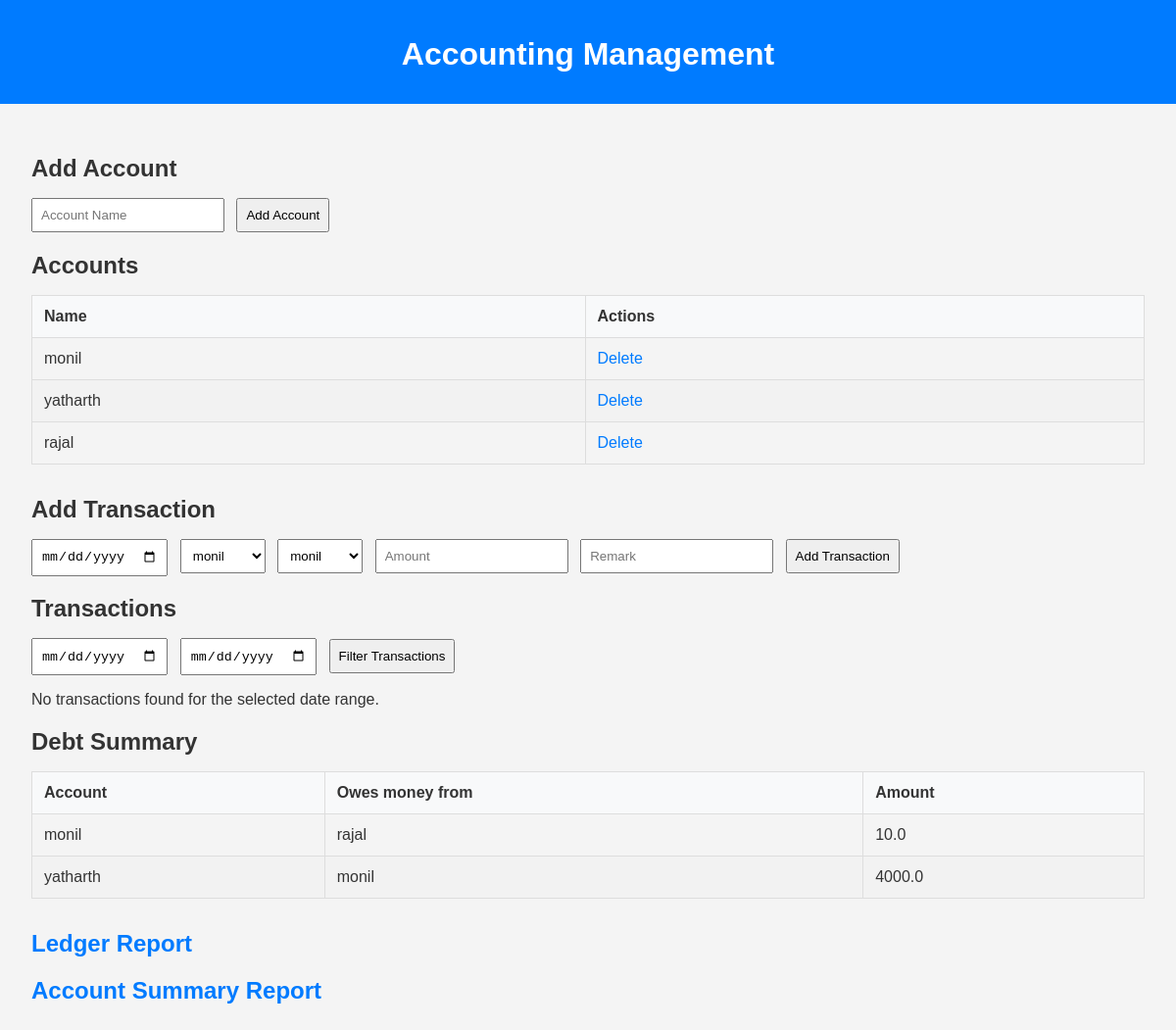
Before: / with the older database file.
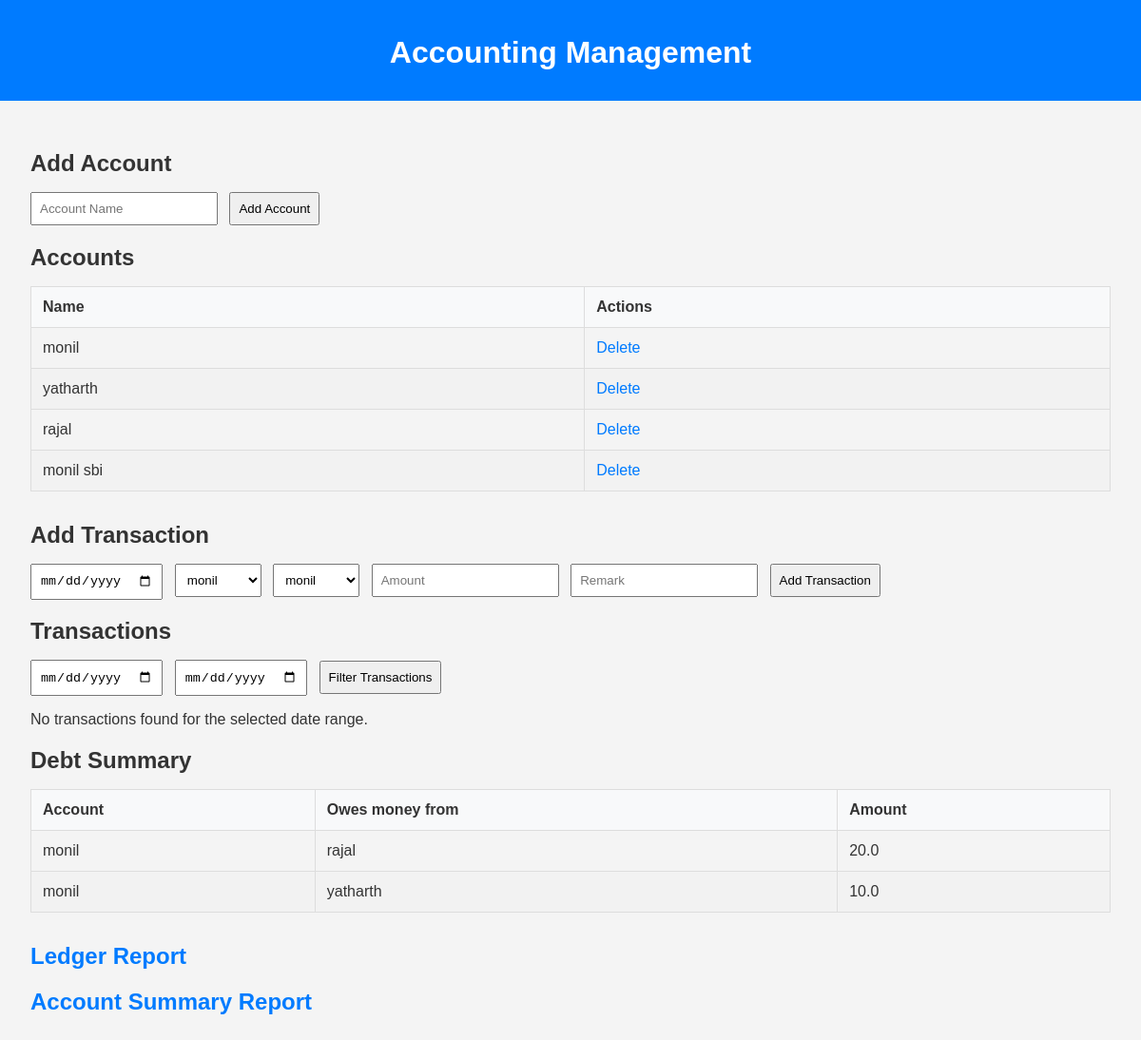
After: the same page with the newer database file.
### tables this page shows
CREATE TABLE accounts (
                    id INTEGER PRIMARY KEY AUTOINCREMENT,
                    name TEXT NOT NULL);

### app.py (the view, shortened to what this page needs)
@app.route('/', methods=['GET', 'POST'])
def index():
    conn = sqlite3.connect('accounting.db')
    c = conn.cursor()
    c.execute("SELECT * FROM accounts")
    accounts = c.fetchall()
    transactions = []
    start_date = None
    end_date = None
    c.execute('''SELECT a1.name AS from_account,
                        a2.name AS to_account,
                        SUM(CASE WHEN t.from_account = a1.id THEN t.amount ELSE -t.amount END) AS balance
                 FROM accounts a1
                 JOIN accounts a2 ON a1.id != a2.id
                 LEFT JOIN transactions t ON (t.from_account = a1.id AND t.to_account = a2.id)
                                         OR (t.from_account = a2.id AND t.to_account = a1.id)
                 GROUP BY a1.name, a2.name
                 HAVING balance > 0''')
    debt_summary = c.fetchall()
    conn.close()
    return render_template(
        'index3.html',
        accounts=accounts,
        transactions=transactions,
        debt_summary=debt_summary,
        get_account_name=get_account_name,
        start_date=start_date,  # Pass start_date and end_date to preserve them
        end_date=end_date
    )

### templates/index3.html (shortened to what this page needs)
<!DOCTYPE html>
<html lang="en">
<head>
    <link rel="stylesheet" href="/static/style4.css">
</head>
<body>
    <header>
        <h1>Accounting Management</h1>
    </header>
    <main>
        <section>
            <h2>Add Account</h2>
            <form action="/add_account" method="POST">
                <input type="text" name="account_name" placeholder="Account Name" required>
                <button type="submit">Add Account</button>
            </form>
        </section>
        <section>
            <h2>Accounts</h2>
            <table>
                <thead>
                    <tr>
                        <th>Name</th>
                        <th>Actions</th>
                    </tr>
                </thead>
                <tbody>
                    {% for account in accounts %}
                    <tr>
                        <td>{{ account[1] }}</td>
                        <td><a href="/delete_account/{{ account[0] }}">Delete</a></td>
                    </tr>
                    {% endfor %}
                </tbody>
            </table>
        </section>
        <section>
            <h2>Add Transaction</h2>
            <form action="/add_transaction" method="POST">
                <input type="date" name="date" required>
                <select name="from_account" required>
                    {% for account in accounts %}
                    <option value="{{ account[0] }}">{{ account[1] }}</option>
                    {% endfor %}
                </select>
                <select name="to_account" required>
                    {% for account in accounts %}
                    <option value="{{ account[0] }}">{{ account[1] }}</option>
                    {% endfor %}
                </select>
                <input type="number" name="amount" placeholder="Amount" required>
                <input type="text" name="remark" placeholder="Remark">
                <button type="submit">Add Transaction</button>
            </form>
        </section>
        <section>
            <h2>Transactions</h2>
            <form action="/" method="POST">
                <input type="date" name="start_date" value="{{ start_date }}" required>
                <input type="date" name="end_date" value="{{ end_date }}" required>
                <button type="submit">Filter Transactions</button>
            </form>
            {% if transactions %}
            <form action="/delete_transaction" method="POST">
                <table>
                    <thead>
                        <tr>
                            <th>Select</th>
                            <th>Date</th>
                            <th>From Account</th>
                            <th>To Account</th>
                            <th>Amount</th>
                            <th>Remark</th>
                        </tr>
                    </thead>
                    <tbody>
                        {% for transaction in transactions %}
                        <tr>
                            <td><input type="checkbox" name="transaction_ids" value="{{ transaction[0] }}"></td>
                            <td>{{ transaction[1] }}</td>
                            <td>{{ get_account_name(transaction[2]) }}</td>
                            <td>{{ get_account_name(transaction[3]) }}</td>
                            <td>{{ transaction[4] }}</td>
                            <td>{{ transaction[5] }}</td>
                        </tr>
                        {% endfor %}
                    </tbody>
                </table>
                <button type="submit">Delete Selected Transactions</button>
            </form>
            {% else %}
            <p>No transactions found for the selected date range.</p>
            {% endif %}
        </section>
        <section>
            <h2>Debt Summary</h2>
            <table>
                <thead>
                    <tr>
                        <th>Account</th>
                        <th>Owes money from</th>
                        <th>Amount</th>
                    </tr>
                </thead>
                <tbody>
                    {% for row in debt_summary %}
                    <tr>
                        <td>{{ row[0] }}</td>
                        <td>{{ row[1] }}</td>
                        <td>{{ row[2] }}</td>
                    </tr>
                    {% endfor %}
                </tbody>
            </table>
        </section>
        <section>
            <h2><a href="/ledger_report">Ledger Report</a></h2>
            <h2><a href="/account_summary">Account Summary Report</a></h2>
        </section>
    </main>
</body>
</html>

### static/style4.css (style rules this page uses)
body { font-family: Arial, sans-serif; margin: 0; padding: 0; background-color: #f4f4f4; color: #333; }
header { background-color: #007bff; color: white; padding: 1rem 2rem; text-align: center; }
h1, h2 { margin-bottom: 1rem; }
main { padding: 2rem; }
form input, form select, form button { margin-right: 0.5rem; padding: 0.5rem; }
table { width: 100%; border-collapse: collapse; margin-bottom: 2rem; }
table, th, td { border: 1px solid #ddd; }
th, td { padding: 0.75rem; text-align: left; }
th { background-color: #f8f9fa; }
tr:nth-child(even) { background-color: #f2f2f2; }
a { color: #007bff; text-decoration: none; }

Changed rows visible on the page:
added accounts: name "monil sbi"
Other visible differences:
new list line: "monil rajal 20.0"
new list line: "monil yatharth 10.0"
list line gone: "monil rajal 10.0"
list line gone: "yatharth monil 4000.0"
